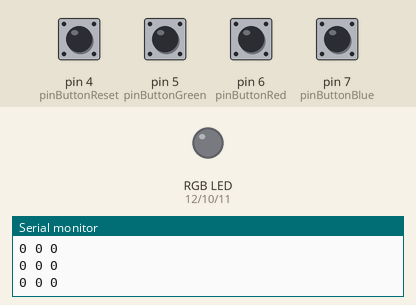
Recording of a sketch running on a simulated Arduino Uno, built with avr-gcc and run on an emulated ATmega328P. Parts: an RGB LED mixed from three pins (HIGH = lit), the last lines printed to the serial monitor. The inputs (shaded band) are chosen by the test bench; at power-on: pin 4 (pinButtonReset), pin 5 (pinButtonGreen), pin 6 (pinButtonRed), pin 7 (pinButtonBlue) HIGH. Dim RGB values are drawn brighter than linear.

Above: at 1.2 s.
1.3 s: pin 5 (pinButtonGreen) pulled LOW for 1 s
At 3.1 s:
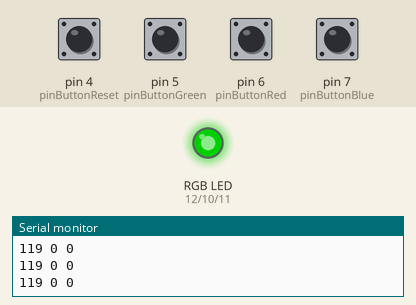
3.8 s: pin 7 (pinButtonBlue) pulled LOW for 0.15 s
At 5.0 s:
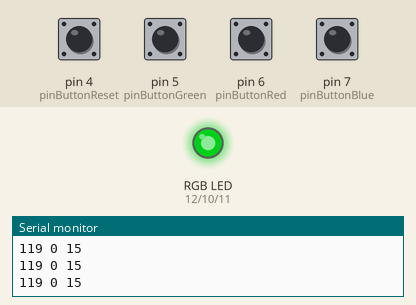
5.4 s: pin 5 (pinButtonGreen) pulled LOW for 0.15 s
At 6.3 s:
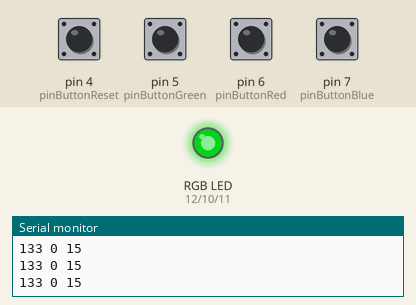
7.0 s: pin 7 (pinButtonBlue) pulled LOW for 1 s
At 9.0 s:
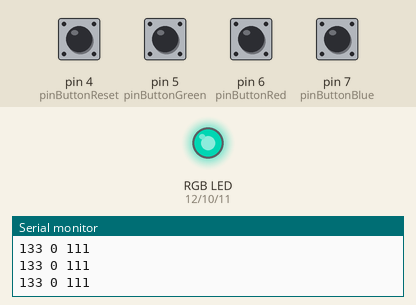
9.5 s: pin 5 (pinButtonGreen) pulled LOW for 1 s
At 11.7 s:
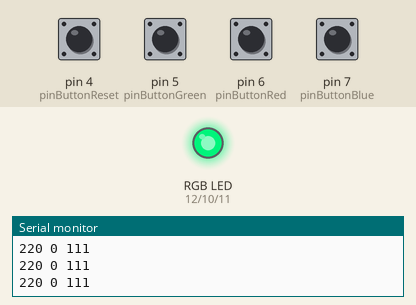
12.0 s: pin 5 (pinButtonGreen) pulled LOW for 1 s
Timing chart, 0 to 15.0 s (numbered marks = the images above; inputs shaded):
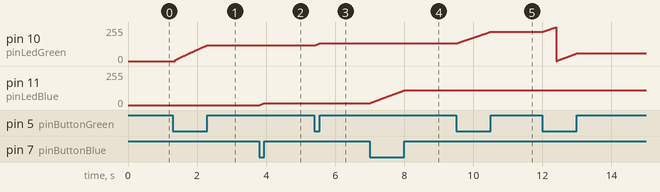

The sketch:

RGBRegulator.ino
```cpp
const int pinLedRed = 12;
const int pinLedBlue = 11;
const int pinLedGreen= 10;
const int pinButtonBlue = 7;
const int pinButtonRed = 6;
const int pinButtonGreen = 5;
const int pinButtonReset = 4;
int RedLedPotency = 0;
int BlueLedPotency = 0;
int GreenLedPotency = 0;

void setup() {
  Serial.begin(9600);
  pinMode(pinLedRed, OUTPUT);
  pinMode(pinLedBlue, OUTPUT);
  pinMode(pinLedGreen, OUTPUT);
  pinMode(pinButtonRed, INPUT_PULLUP);
  pinMode(pinButtonBlue, INPUT_PULLUP);
  pinMode(pinButtonGreen, INPUT_PULLUP);
  pinMode(pinButtonReset, INPUT_PULLUP);
}

void loop() {
  int buttonStateRed = digitalRead(pinButtonRed);
  int buttonStateBlue = digitalRead(pinButtonBlue);
  int buttonStateGreen = digitalRead(pinButtonGreen);
  int buttonStateReset = digitalRead(pinButtonReset);
  Serial.print(GreenLedPotency);
  Serial.print(" ");
  Serial.print(RedLedPotency);
  Serial.print(" ");
  Serial.println(BlueLedPotency);
  // Red:
  if(!buttonStateRed == 1){
    RedLedPotency += 1;
  }
  if(RedLedPotency >= 255){
    RedLedPotency = 0;
  }
  // Blue:
  if(!buttonStateBlue == 1){
    BlueLedPotency += 1;
  }
  if(BlueLedPotency >= 255){
    BlueLedPotency = 0;
  }
  // Green:
  if(!buttonStateGreen == 1){
    GreenLedPotency += 1;
  }
  if(GreenLedPotency >= 255){
    GreenLedPotency = 0;
  }

  // Reset:
  if(!buttonStateReset == 1){
    RedLedPotency = 0;
    BlueLedPotency = 0;
    GreenLedPotency = 0;
  }

  analogWrite(pinLedRed, RedLedPotency);
  analogWrite(pinLedBlue, BlueLedPotency);
  analogWrite(pinLedGreen, GreenLedPotency);
}
```

Measured:
- after the input at 1.3 s, pin 10 (pinLedGreen): moves from 0/255 to 119/255 over 0.93 s, starting after 0.07 s
- after the input at 3.8 s, pin 11 (pinLedBlue): moves from 0/255 to 15/255 over 0.14 s, starting at once
- after the input at 5.4 s, pin 10 (pinLedGreen): moves from 119/255 to 133/255 over 0.14 s, starting at once
- after the input at 7.0 s, pin 11 (pinLedBlue): moves from 15/255 to 111/255 over 1.0 s, starting at once
- after the input at 9.5 s, pin 10 (pinLedGreen): moves from 133/255 to 220/255 over 0.98 s, starting at once
